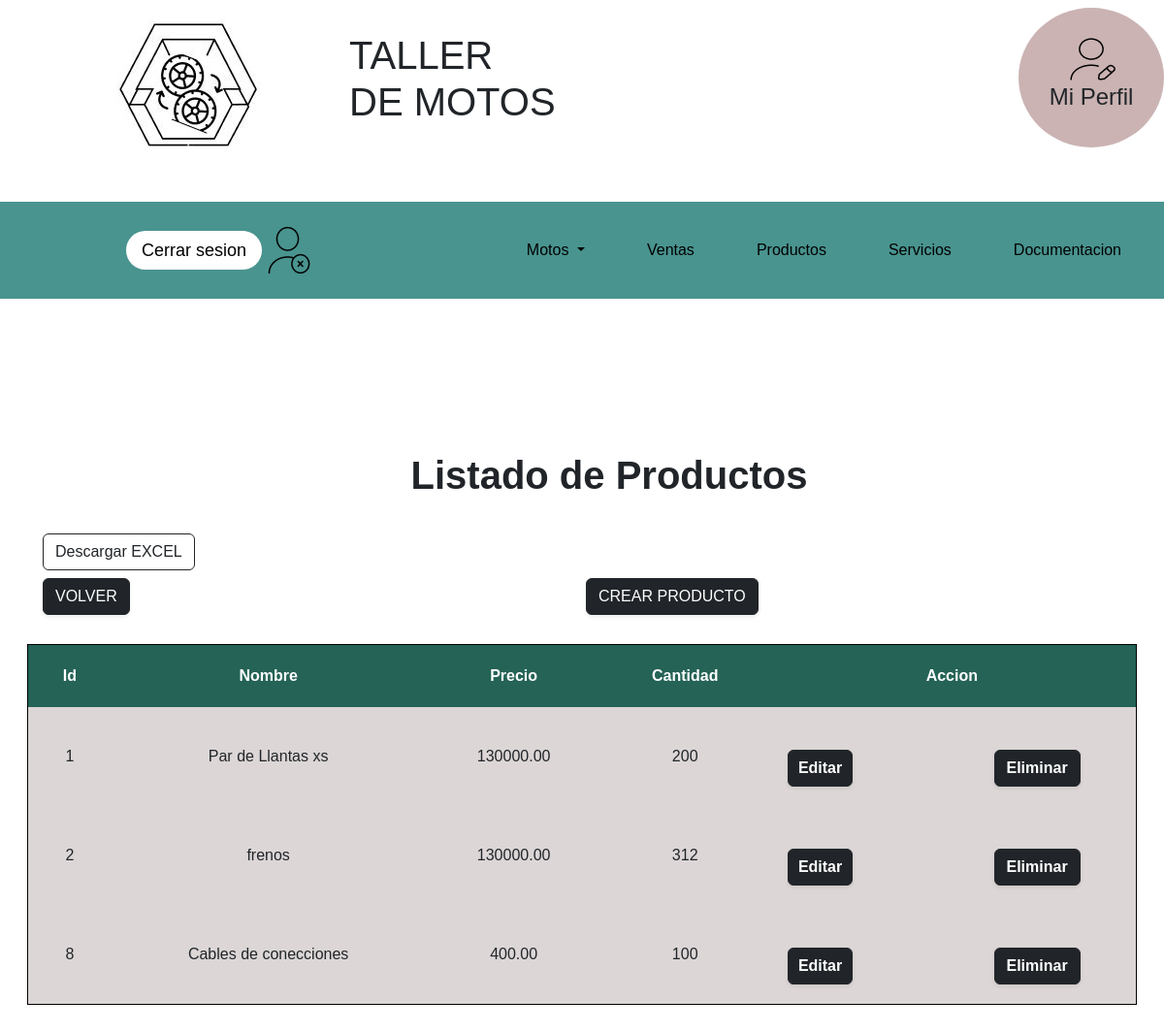
/vista/admin/listas/productos.php (signed in), run on the app's committed database.
### tables this page shows
CREATE TABLE `repuestos` (
  `nom_repuestos` varchar(40) NOT NULL,
  `precio` decimal(9,2) NOT NULL,
  `descripcion` varchar(70) NOT NULL,
  `cantidad` int(11) NOT NULL,
  `id_estado` int(11) NOT NULL,
  `id_repuestos` int(11) NOT NULL
);

### vista/admin/listas/productos.php (the view, shortened to what this page needs)
<?php
 $db = new Database();
 $conectar = $db -> conectar();
?>
<?php
    $select = $conectar -> prepare ("SELECT id_repuestos, nom_repuestos, precio, cantidad FROM repuestos");
    $select -> execute();
?>
<!DOCTYPE html>
<html>
<head>
    <link rel="stylesheet" href="../../../css/tabla.css">
    <link href="https://cdn.jsdelivr.net/npm/bootstrap@5.2.0/dist/css/bootstrap.min.css" rel="stylesheet" />
    <link href="	https://cdn.jsdelivr.net/npm/bootstrap@5.3.0/dist/js/bootstrap.bundle.min.js" rel="stylesheet">
</head>
<body>
<div class="contenedor">
    <header>
        <div class="encabezado">
            <div class="encabezado_a1">
              <a href="../index.php" class="active"><img src="../../../imagenes/logo.JPG" alt="logo de inventario sena"></a>
            </div>
            <div class="encabezado_a2">
                <h1>TALLER <br>DE MOTOS</h1>
            </div>
            <div class="encabezado_a3">
                <img src="../../../imagenes/useredit.png" alt="perfil">
                <h4>Mi Perfil</h4>
            </div>
        </div>
    </header>
<nav class="navbar navbar-expand-md">
    <div class="barra_nav container-fluid navbar-nav">
        <div class="collapse navbar-collapse" id="navbarNavDropdown">
            <div class="menu_m1 nav-item">
                <form method="POST">
                    <input type="submit" value="Cerrar sesion" name="cerrar"/>
                </form>
                <img src="../../../imagenes/agregar_usuario.png" alt="Cerrar">
            </div>
            <ul class="navbar-nav ms-auto">
            <li class="nav-item dropdown text-align-right -8 p-4 m-right-4">
                <a class="nav-link dropdown-toggle text-align-right justify-content-end" href="#" role="button" data-bs-toggle="dropdown" aria-expanded="false">
                    Motos
                </a>
                </li>
                <li class="nav-item p-4">
                <a class="nav-link " href="ventas/venta.php">Ventas</a>
                </li>
                <li class="nav-item p-4">
                <a class="nav-link" href="productos.php">Productos</a>
                </li>
                <li class="nav-item p-4">
                <a class="nav-link" href="servicio.php">Servicios</a>
                </li>
                <li class="nav-item p-4">
                <a class="nav-link" href="documentos.php">Documentacion</a>
                </li>
            </ul>
        </div>
    </div>
</nav>
    <div class=" d-flex justify-content-center align-items-center ">
        <div class="main-container rounded-5 text-secondary" style="width: 70rem">
                <h2 class="text-center text-dark fs-1 fw-bold" style="margin-right: 25%;">Listado de Productos</h2>
                <br>
                <div class="row">
                    <div class="col-lg-6">
                        <form action="../libreria/formatoexel/exelproduc.php">
                            <div ><button type="submit" class="btn btn-outline-dark m-1" >Descargar EXCEL</button></div>
                        </form>
                </div>
                <br>
                <div class="row">
                    <div class="col-lg-6">
                        <form action="../index.php">
                            <div ><button type="submit" class="btn btn-dark m-1 shadow-sm" >VOLVER</button></div>
                        </form>
                    </div>
                    <div class="col-lg-6">
                        <form action="agregarprod.php">
                            <button type="submit" class="btn btn-dark m-1 shadow-sm">CREAR PRODUCTO</button>
                        </form>
                    </div>
                </div>
                <br><br><br>
                <table style="border:#000 solid 1px">
                    <tr>
                        <thead>
                            <th class="text-center">Id</th>
                            <th class="text-center">Nombre</th>
                            <th class="text-center">Precio</th>
                            <th class="text-center">Cantidad</th>
                            <th class="text-center" colspan= "2" style="text-align: center;"> Accion</th>
                        </thead>
                    <tbody>
                        <?php
                            foreach($select as $producto){
                        ?>
                            <tr>
                                <td class="text-dark text-center" style="background-color: #DCD6D6;"><?=$producto['id_repuestos']?></td>
                                <td class="text-dark text-center" style="background-color: #DCD6D6;"><?=$producto['nom_repuestos']?></td>
                                <td class="text-dark text-center" style="background-color: #DCD6D6;"><?=$producto['precio']?></td>
                                <td class="text-dark text-center" style="background-color: #DCD6D6;"><?=$producto['cantidad']?></td>
                                <td class="text-center" style="text-align: center;background-color: #DCD6D6;">
                                    <form action= "edit_product.php" method="get">
                                        <button type= "submit" class="d-flex justify-content-center align-items-center btn btn-dark text-white w-50 mt-4 fw-semibold shadow-sm" name = "actualizar">Editar</button>
                                    </form>
                                </td>
                                <td class="text-center" style="text-align: center; background-color: #DCD6D6;">
                                    <form action= "./eliminar_produc.php" method="get">
                                        <button type="submit" class="text-center btn btn-dark text-white w-55 mt-4 fw-semibold shadow-sm"  onclick="return confirm ('¿Desea eliminar este producto?');">Eliminar</button>
                                    </form>
                                </td>
                            </tr>
                    </tbody>
                    <?php
                    }
                    ?>
                </table>
                <br>
        </div>
    </div>
<body>
</html>

### css/tabla.css (style rules this page uses)
* { margin: 0; padding: 0; font-family: Verdana, Geneva, Tahoma, sans-serif; }
.encabezado { display: grid; background: #ffff; grid-template-columns: repeat(4, 1fr); height: 150px; column-gap: 20px; margin-bottom: 50px; }
.contenedor .encabezado_a1 { display: flex; margin-left: 120px; margin-top: 20px; width: 220px; grid-column: 1/2; }
.contenedor .encabezado_a2 { margin-top: 5%; width: 650px; grid-column: 2/3; padding: auto; }
.contenedor .encabezado_a3 { grid-column: 4/5; display: flex; flex-direction: column; align-items: center; justify-content: center; background: #CBB3B3; border-radius: 50%; margin-top: 5%; margin-right: 10%; width: 150px; }
.contenedor .barra_nav { background: #49948F; height: 100px; width: 100%; }
.contenedor .barra_nav a { text-decoration: none; color: #000; }
.menu_m1 { display: flex; justify-content: start; align-items: center; text-decoration: none; margin-left: 130px; font-weight: 1000; font-size: 20px; }
.barra_nav .menu_m1 input[type="submit"] { border: none; outline: none; width: 140px; height: 40px; background: #ffffff; color: #000; font-size: 18px; border-radius: 20px; }
body { font-family: Arial; }
h2 { margin-left: 30%; margin-bottom: 10%; }
.main-container { margin: 150px auto; width: 600px; }
table { background-color: white; text-align: left; border-collapse: collapse; width: 100%; }
th, td { padding: 20px; }
thead { background-color: #246355; border-bottom: solid 5px #0F362D; color: white; }

### data on the page
repuestos: id_repuestos "1", nom_repuestos "Par de Llantas xs", precio "130000.00", cantidad "200"
repuestos: id_repuestos "2", nom_repuestos "frenos", precio "130000.00", cantidad "312"
repuestos: id_repuestos "8", nom_repuestos "Cables de conecciones", precio "400.00", cantidad "100"
